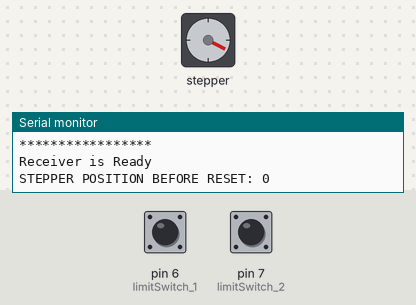
The sketch below on a simulated Arduino Uno, built with avr-gcc and run on an emulated ATmega328P. On the bench: stepper motor, the last lines printed to the serial monitor. Inputs (shaded band) come from the test bench; at power-on: pin 6 (limitSwitch_1) HIGH, pin 7 (limitSwitch_2) HIGH. No radio packets arrive unless stated; stepper angles assume 200 steps per turn.

Above: at 0.8 s.
0.9 s: pin 6 (limitSwitch_1) pulled LOW for 0.15 s
At 1.7 s:
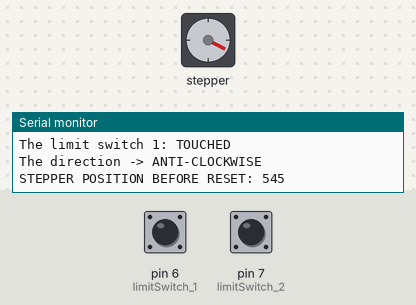
4.0 s: pin 7 (limitSwitch_2) pulled LOW for 0.15 s
7.1 s: pin 6 (limitSwitch_1) pulled LOW for 1 s
At 10.5 s:
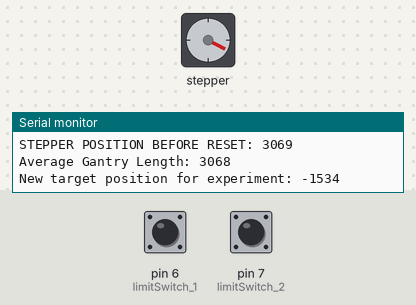
Timing chart, 0 to 12.0 s (numbered marks = the images above; inputs shaded):
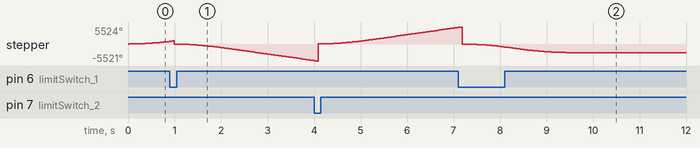

The sketch:

MC_Rx_XMove_Homing_v1-0.ino
```cpp
/**
  Motorized Commutator X-Stage MCU Homing and Python-Comms Code
  Name: MC_Rx_XMove_Homing_v1-0
  Purpose: Performs X stage homing, receives motor commands wirelessly and drives X motor.

  @author Ibrahim Oladepo
  @version 1.0  3-October-2023

  - This script does homing of the x-stage using the limit switches.
  - Some serial integration.
  - Fixing communication with Python script.
  - Python script sending two values.
*/

/*
 * HOMING CODE:
 * LINK: https://arduinogetstarted.com/tutorials/arduino-stepper-motor-and-limit-switch
 */

#include <Arduino.h>
#include <SPI.h>
#include <nRF24L01.h>
#include <RF24.h>
#include <ezButton.h>
#include <AccelStepper.h>


#define STEPSIZE    2

// Define the stepper motor connections
#define DIR_PIN     2
#define STEP_PIN    3

#define DIRECTION_CCW -1
#define DIRECTION_CW   1

#define STATE_CHANGE_DIR 1
#define STATE_MOVE       2
#define STATE_MOVING     3

#define MAX_POSITION 0x7FFFFFFF // maximum of position we can set (long type)

#define MANUAL_LED  15
#define AUTO_LED    14

RF24 radio(9, 10); // CE, CSN
const byte address[6] = "00001";

struct Data_Package {
  int angle = 0;
  int xMove = 0;
  int yMove = 0;
  int zMove = 0;
  int autoMode = 0;
};

Data_Package data; // Create a variable with the above structure

ezButton limitSwitch_1(6); // create ezButton object that attach to pin A0;
ezButton limitSwitch_2(7); // create ezButton object that attach to pin A1;

// Create an AccelStepper object
AccelStepper stepper(1, STEP_PIN, DIR_PIN);

int steps = 0;
int stepperState = STATE_MOVE;
int direction    = DIRECTION_CW;
long targetPos   = 0;

int gantryLength = 0;
uint8_t segmentCount = 8;
uint8_t segmentNumber = segmentCount / 2;
uint8_t prevSegmentNumber = segmentCount / 2;

uint16_t equiValue = 512;
uint8_t equiOffset = 125;   // DEFAULT: 200
int fixedXMove = 360;


void setup() {

  Serial.begin(115200);
  Serial.setTimeout(5);


  Serial.println("Initializing Radio ...");

  radio.begin();

  //set the address
  radio.openReadingPipe(0, address);

  // régler puissance d'émission
  // radio.setPALevel( RF24_PA_MIN ); // -18dBm
  // radio.setPALevel( RF24_PA_LOW ); // -12dBm
  radio.setPALevel( RF24_PA_HIGH ); // -6dBm
  // radio.setPALevel( RF24_PA_MAX ); // 0dBm

  // changer the transfer rate as needed
  // radio.setDataRate( RF24_250KBPS ); // pour portée maximum
  // radio.setDataRate( RF24_1MBPS );
  radio.setDataRate( RF24_2MBPS );

  // Change the channel (transmit-receive frequency) as needed
  // channel = 0 to 125 correspond to the range 2,400GHz to 2,500GHz
  // NOTE: if DataRate is set to 2MBPS, the bandwidth
  // is 2 MHz and we must therefore skip every other channel
  // to avoid overlaps
  radio.setChannel( 90 );

  radio.printDetails();

  //Set module as receiver
  radio.startListening();

  Serial.println( "*****************" );
  Serial.println( "Receiver is Ready" );


  limitSwitch_1.setDebounceTime(50); // set debounce time to 50 milliseconds
  limitSwitch_2.setDebounceTime(50); // set debounce time to 50 milliseconds

  stepper.setMaxSpeed(1500);   // set the maximum speed  | 500
  stepper.setAcceleration(1500); // set acceleration    | 1000
  stepper.setSpeed(1500);         // set initial speed   | 500
  stepper.setCurrentPosition(0); // set position

  getGantryLength();

}

void loop() {

  if (radio.available()) {   // If the NRF240L01 module received data

    // Read radio buffer
    radio.read(&data, sizeof(Data_Package)); // Read the data and put it into character array

    Serial.print("Received X value: ");
    Serial.println(data.xMove);

    if (data.autoMode == 0){

      // MANUAL MODE
      digitalWrite(MANUAL_LED, HIGH);
      digitalWrite(AUTO_LED, LOW);

      if (data.xMove > (equiValue + equiOffset)){

        // Convert angle to steps
        steps = -1 * fixedXMove * ((200 * STEPSIZE) / 360.0);
        Serial.print("Steps is: ");
        Serial.println(steps);
        Serial.println("");

        if (stepper.isRunning()){
          stepper.stop();
        }

        stepper.move(steps);
        // myStepper.runToPosition();

      }
      else if (data.xMove < (equiValue - equiOffset)){

        // Convert angle to steps
        steps = fixedXMove * ((200 * STEPSIZE) / 360.0);
        Serial.print("Steps is: ");
        Serial.println(steps);
        Serial.println("");

        if (stepper.isRunning()){
          stepper.stop();
        }

        stepper.move(steps);
        // myStepper.runToPosition();

      }

    }
    else if (data.autoMode == 1){

      // AUTOMATIC MODE
      digitalWrite(MANUAL_LED, LOW);
      digitalWrite(AUTO_LED, HIGH);

      // Move to segment
      segmentNumber = data.xMove;

      if (segmentNumber >= 1 || segmentNumber <= segmentCount){

        if (segmentNumber != prevSegmentNumber){

          if (stepper.isRunning()){
            stepper.stop();
          }

          // Serial.print("Current stepper position: ");
          // Serial.println(stepper.currentPosition());

          // stepper.moveTo(targetPos - (1500 * direction));       // move the motor to maximum position again
          int newTargetPosition = (gantryLength * (segmentNumber - 0.5)) / segmentCount;
          // Serial.print("New stepper position: ");
          // Serial.println(newTargetPosition);

          // Set motor to move to new target position
          stepper.moveTo(newTargetPosition);

          prevSegmentNumber = segmentNumber;

          // Serial.println("");
          // digitalWrite(13, LOW);

        }

      }

    }

  }

  // While blocks the code
  if (stepper.distanceToGo() != 0){
    stepper.run();
  }

}


void getGantryLength(){

  uint8_t directionCounter = 0;
  // int gantryLength = 0;
  // uint8_t lengthLoop = 1;

  // while ((lengthLoop == 1) && (directionCounter <= 2)){
  while (directionCounter <= 3){

    limitSwitch_1.loop(); // MUST call the loop() function first
    limitSwitch_2.loop(); // MUST call the loop() function first

    if (limitSwitch_1.isPressed()) {
      stepperState = STATE_CHANGE_DIR;
      Serial.println(F("The limit switch 1: TOUCHED"));
    }

    if (limitSwitch_2.isPressed()) {
      stepperState = STATE_CHANGE_DIR;
      Serial.println(F("The limit switch 2: TOUCHED"));
    }

    switch (stepperState) {
      case STATE_CHANGE_DIR:
        direction *= -1; // change direction
        // directionCounter += 1;  // Increment direction counter variable

        Serial.print(F("The direction -> "));
        if (direction == DIRECTION_CW)
          Serial.println(F("CLOCKWISE"));
        else
          Serial.println(F("ANTI-CLOCKWISE"));

        stepperState = STATE_MOVE; // after changing direction, go to the next state to move the motor
        break;

      case STATE_MOVE:
        targetPos = direction * MAX_POSITION;

        // Print current position before resetting
        Serial.print("STEPPER POSITION BEFORE RESET: ");
        Serial.println(stepper.currentPosition());
        Serial.println();

        if (directionCounter > 1){
          gantryLength += abs(stepper.currentPosition());
        }
        directionCounter += 1;  // Increment direction counter variable

        stepper.setCurrentPosition(0); // set position
        stepper.moveTo(targetPos);
        stepperState = STATE_MOVING; // after moving, go to the next state to keep the motor moving infinity
        break;

      case STATE_MOVING: // without this state, the move will stop after reaching maximum position
        if (stepper.distanceToGo() == 0) { // if motor moved to the maximum position
          stepper.setCurrentPosition(0);   // reset position to 0
          stepper.moveTo(targetPos);       // move the motor to maximum position again
        }
        break;
    }

    stepper.run(); // MUST be called in loop() function

  }

  gantryLength = gantryLength / 2;
  Serial.print("Average Gantry Length: ");
  Serial.println(gantryLength);

  // Move the xStage to the center of the gantry
  targetPos = direction * (gantryLength / 2);
  Serial.print("New target position for experiment: ");
  Serial.println(targetPos);

  stepper.setCurrentPosition(0);   // reset position to 0
  stepper.moveTo(targetPos);       // move the motor to maximum position again

  while (stepper.distanceToGo() != 0){
    stepper.run();
  }

  // Reset the current position to a positive value
  if (targetPos < 0){
    stepper.setCurrentPosition(targetPos * -1);
  }

}
```
